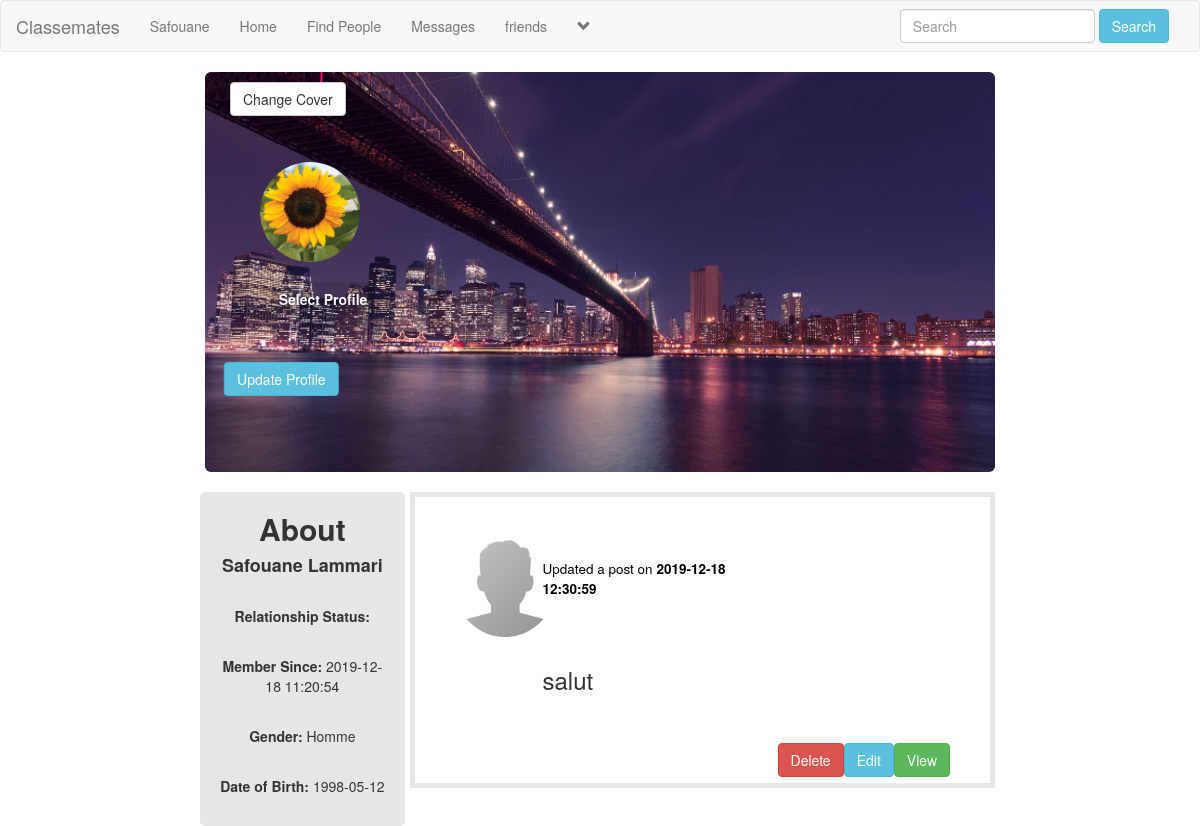
The app's page /profile.php?u_id=7 (signed in) with its own data.
### tables this page shows
CREATE TABLE `users` (
  `user_id` int(11) NOT NULL,
  `f_name` text NOT NULL,
  `l_name` text NOT NULL,
  `user_name` text NOT NULL,
  `describe_user` varchar(255) NOT NULL,
  `relationship` text NOT NULL,
  `user_pass` varchar(255) NOT NULL,
  `user_email` varchar(255) NOT NULL,
  `user_gender` text NOT NULL,
  `user_birthday` text NOT NULL,
  `user_image` varchar(255) NOT NULL,
  `user_cover` varchar(255) NOT NULL,
  `user_reg_date` timestamp NULL DEFAULT current_timestamp(),
  `status` text NOT NULL,
  `posts` text NOT NULL,
  `recovry_account` varchar(255) NOT NULL
);

CREATE TABLE `posts` (
  `post_id` int(11) NOT NULL,
  `user_id` int(11) NOT NULL,
  `post_content` varchar(255) NOT NULL,
  `upload_image` varchar(255) NOT NULL,
  `post_date` timestamp NOT NULL DEFAULT current_timestamp() ON UPDATE current_timestamp()
);

### profile.php (the view, shortened to what this page needs)
<!DOCTYPE html>
<?php
include("includes/header.php");
?>
<html>
<head>
	<link rel="stylesheet" href="https://maxcdn.bootstrapcdn.com/bootstrap/3.3.7/css/bootstrap.min.css">
	<link rel="stylesheet" type="text/css" href="style/home_style2.css">
</head>
<body>
<div class="row">
	<div class="col-sm-2">
	</div>
	<div class="col-sm-8">
		<?php
			echo"
			<div>
				<div><img id='cover-img' class='img-rounded' src='cover/default_cover.jpg' alt='cover'></div>
				<form action='profile.php?u_id=$user_id' method='post' enctype='multipart/form-data'>
				<ul class='nav pull-left' style='position:absolute;top:10px;left:40px;'>
					<li class='dropdown'>
						<button class='dropdown-toggle btn btn-default' data-toggle='dropdown'>Change Cover</button>
						<div class='dropdown-menu'>
							<center>
							<p>Click <strong>Select Cover</strong> and then click the <br> <strong>Update Cover</strong></p>
							<label class='btn btn-info'> Select Cover
							<input type='file' name='u_cover' size='60' />
							</label><br><br>
							<button name='submit' class='btn btn-info'>Update Cover</button>
							</center>
						</div>
					</li>
				</ul>
				</form>
			</div>
			<div id='profile-img'>
				<img style='position:relative;top:-70px;right:-30px;' src='users/sunflower.jpg' alt='Profile' class='img-circle' width='100px' height='100px'>
				<form action='profile.php?u_id='$user_id' method='post' enctype='multipart/form-data'>
				<label id='update_profile'> Select Profile
				<input type='file' name='u_image' size='60' />
				</label><br><br>
				<button id='button_profile' name='update' class='btn btn-info'>Update Profile</button>
				</form>
			</div><br>
			";
		?>
	</div>
	<div class="col-sm-2">
	</div>
</div>
<div class="row">
	<div class="col-sm-2">
	</div>
	<div class="col-sm-2" style="background-color: #e6e6e6;text-align: center;left: 0.8%;border-radius: 5px;">
		<?php
		echo"
			<center><h2><strong>About</strong></h2></center>
			<center><h4><strong>$first_name $last_name</strong></h4></center>
			<p><strong><i style='color:grey;'>$describe_user</i></strong></p><br>
			<p><strong>Relationship Status: </strong> $Relationship_status</p><br>
			<p><strong>Member Since: </strong> $register_date</p><br>
			<p><strong>Gender: </strong> $user_gender</p><br>
			<p><strong>Date of Birth: </strong> $user_birthday</p><br>
		";
		?>
	</div>
	<div class="col-sm-6">
		<?php
		global $con;
		if(isset($_GET['u_id'])){
			$u_id = $_GET['u_id'];
		}
		$get_posts = "select * from posts where user_id='$u_id' ORDER by 1 DESC LIMIT 10";
		$run_posts = mysqli_query($con, $get_posts);
		while ($row_posts = mysqli_fetch_array($run_posts)){
			$post_id = $row_posts['post_id'];
			$user_id = $row_posts['user_id'];
			$content = $row_posts['post_content'];
			$upload_image = $row_posts['upload_image'];
			$post_date = $row_posts['post_date'];
			$user = "select * from users where user_id='$user_id' AND posts='yes'";
			$run_user = mysqli_query($con, $user);
			$row_user = mysqli_fetch_array($run_user);
			$user_name = $row_user['user_name'];
			$user_image = $row_user['user_image'];
			 if($content== "NO" && strlen($upload_image) >= 1){
				echo"
				<div id='own_posts'>
						<div class='row'>
							<div class='col-sm-2'>
								<p><img src='users/".$user_image.".jpg' class='img-circle' width='100px' height='100px'></p>
							</div>
							<div class='col-sm-6'>
								<h3><a style='text-decoration:none; cursor:pointer;color #3897f0;' href='user_profile.php?u_id=$user_id'>$user_name</a></h3>
								<h4><small style='color:black;'>Updated a post on <strong>$post_date</strong></small></h4>
							</div>
							<div class='col-sm-4'>
							</div>
						</div>
						<div class='row'>
							 <div class='col-sm-12'>
							<img id='posts-img' src='imagepost/$upload_image' style='height:350px;'>
							 </div>
						</div><br>
						<a href='single.php?post_id=$post_id' style='float:right;'><button class='btn btn-success'>View</button></a>
						<a href='functions/delete_post.php?post_id=$post_id' style='float:right;'><button class='btn btn-danger'>Delete</button></a>
				</div><br><br>
					";
			}
			else {
				echo"
				<div id='own_posts'>
						<div class='row'>
							<div class='col-sm-2'>
								<p><img src='users/$user_image' class='img-circle' width='100px' height='100px'></p>
							</div>
							<div class='col-sm-6'>
								<h3><a style='text-decoration:none; cursor:pointer;color #3897f0;' href='user_profile.php?u_id=$user_id'>$user_name</a></h3>
								<h4><small style='color:black;'>Updated a post on <strong>$post_date</strong></small></h4>
							</div>
							<div class='col-sm-4'>
							</div>
						</div>
						<div class='row'>
						<div class='col-sm-2'>
						</div>
							 <div class='col-sm-6'>
							 <h3><p>$content</p></h3>
							 </div>
							 <div class='col-sm-4'>
							 </div>
				</div><br><br>
					";
					global $con;
					if(isset($_GET['u_id'])){
						$u_id = $_GET['u_id'];
					}
					$get_posts = "select user_email from users where user_id='$u_id'";
					$run_user = mysqli_query($con, $get_posts);
					$row = mysqli_fetch_array($run_user);
					$user_email = $row['user_email'];
					$user = $_SESSION['user_email'];
					$get_user = "select * from users where user_email='$user'";
					$run_user = mysqli_query($con, $get_user);
					$row = mysqli_fetch_array($run_user);
					$user_id = $row['user_id'];
					$u_email = $row['user_email'];
					if($u_email != $user_email){
						echo "<script>window.open('profile.php?u_id=$user_id', '_self')</script>";
					}else{
						echo"
						<a href='single.php?post_id=$post_id' style='float:right;'><button class='btn btn-success'>View</button></a>
						<a href='edit_post.php?post_id=$post_id' style='float:right;'><button class='btn btn-info'>Edit</button></a>
						<a href='functions/delete_post.php?post_id=$post_id' style='float:right;'><button class='btn btn-danger'>Delete</button></a>
					       ";
					}
			}
		}
		?>
	</div>
	<div class='col-sm-2'>
</div>
</body>
</html>

### includes/header.php (shortened to what this page needs)
<?php
include("functions/functions.php");
?>
<nav class="navbar navbar-default">
	<div class="container-fluid">
		<div class="navbar-header">
			<a class="navbar-brand" href="home.php">Classemates</a>
		</div>
		<div class="collapse navbar-collapse" id="#bs-example-navbar-collapse-1">
	      <ul class="nav navbar-nav">
	      	<?php
			$user = $_SESSION['user_email'];
			$get_user = "select * from users where user_email='".$user."'";
			$run_user = mysqli_query($con,$get_user);
			$row=mysqli_fetch_array($run_user);
			$user_id = $row['user_id'];
			$first_name = $row['f_name'];
			$last_name = $row['l_name'];
			$user_gender = $row['user_gender'];
			$user_birthday = $row['user_birthday'];
			$register_date = $row['user_reg_date'];
			$user_posts = "select * from posts where user_id='$user_id'";
			$run_posts = mysqli_query($con,$user_posts);
			$posts = mysqli_num_rows($run_posts);
			?>
	        <li><a href='profile.php?<?php echo "u_id=$user_id" ?>'><?php echo "$first_name"; ?></a></li>
	       	<li><a href="home.php">Home</a></li>
			<li><a href="members.php">Find People</a></li>
			<li><a href="messages.php?u_id=new">Messages</a></li>
			<li><a href="friends.php?u_id=new">friends</a></li>
					<?php
						echo"
						<li class='dropdown'>
							<a href='#' class='dropdown-toggle' data-toggle='dropdown' role='button' aria-haspopup='true' aria-expanded='false'><span><i class='glyphicon glyphicon-chevron-down'></i></span></a>
							<ul class='dropdown-menu'>
								<li>
									<a href='my_post.php?u_id=$user_id'>My Posts <span class='badge badge-secondary'>$posts</span></a>
								</li>
								<li role='separator' class='divider'></li>
								<li>
									<a href='logout.php'>Logout</a>
								</li>
							</ul>
						</li>
						";
					?>
			</ul>
			<ul class="nav navbar-nav navbar-right">
				<li class="dropdown">
					<form class="navbar-form navbar-left" method="get" action="results.php">
						<div class="form-group">
							<input type="text" class="form-control" name="user_query" placeholder="Search">
						</div>
						<button type="submit" class="btn btn-info" name="search">Search</button>
					</form>
				</li>
			</ul>
		</div>
	</div>
</nav>

### style/home_style2.css (style rules this page uses)
body { overflow-x: hidden; }
label { padding: 7px; display: table; color: #fff; }

### profile.php (style rules this page uses)
#cover-img { height: 400px; width: 100%; }
#profile-img { position: absolute; top: 160px; left: 40px; }
#update_profile { position: relative; top: -33px; cursor: pointer; left: 93px; border-radius: 4px; background-color: rgba(0,0,0,0.1); transform: translate(-50%, -50%); }
#button_profile { position: absolute; top: 82%; left: 50%; cursor: pointer; transform: translate(-50%, -50%); }
#own_posts { border:5px solid #e6e6e6; padding: 40px; 50px; }

### records on screen
users: f_name "Safouane", l_name "Lammari", user_reg_date "2019-12-18 11:20:54", user_gender "Homme", user_birthday "1998-05-12"
posts: user.user_image (picture), post_date "2019-12-18 12:30:59", post_content "salut"
